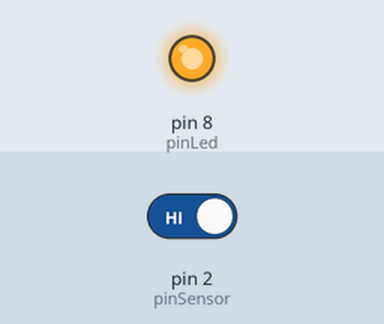
This sketch was run on a simulated Arduino Uno, built with avr-gcc and run on an emulated ATmega328P. On the bench: output pins drawn as LEDs (lit = HIGH). Inputs (shaded band) come from the test bench; at power-on: pin 2 (pinSensor) HIGH. What the sketch prints to the serial monitor is not drawn.

Above: at 0.1 s.
Timing chart, 0 to 1.6 s (numbered marks = the images above):
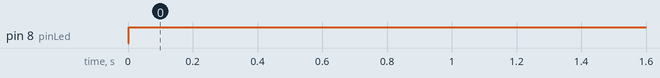

The sketch:

shock_sensor.ino
```cpp
int pinLed = 8;
int pinSensor  = 2;
boolean dormindo;
int contadorLoop = 0;
long inicioTimer = 0;
long tempoEntre = 2000;
long acordado = 0;


void setup() {

  Serial.begin(9600);
  pinMode(pinSensor, INPUT);
  attachInterrupt(0,shakeInterrupt, FALLING);
  pinMode(pinLed, OUTPUT);
  }

void loop() {

    if(dormindo){
      contadorLoop++;
      if(contadorLoop == 10){
      Serial.println("o sensor esta dormindo");
      contadorLoop = 0;
      digitalWrite(pinLed, LOW);
  }


  } else if(dormindo == false){
        contadorLoop++;
        if(contadorLoop == 10){
           Serial.println("acordado, detectou vibracao");
           contadorLoop = 0;
           digitalWrite(pinLed, HIGH);
    }
        acordado = millis() - inicioTimer;
        if(acordado > tempoEntre){
        dormindo = true;
        Serial.println("indo dormir");
    }
  }
}

  void shakeInterrupt(){
    dormindo = false;
    inicioTimer = millis();
  }
```

Measured:
- by itself, pin 8 (pinLed): LOW → HIGH at 0.00 s
